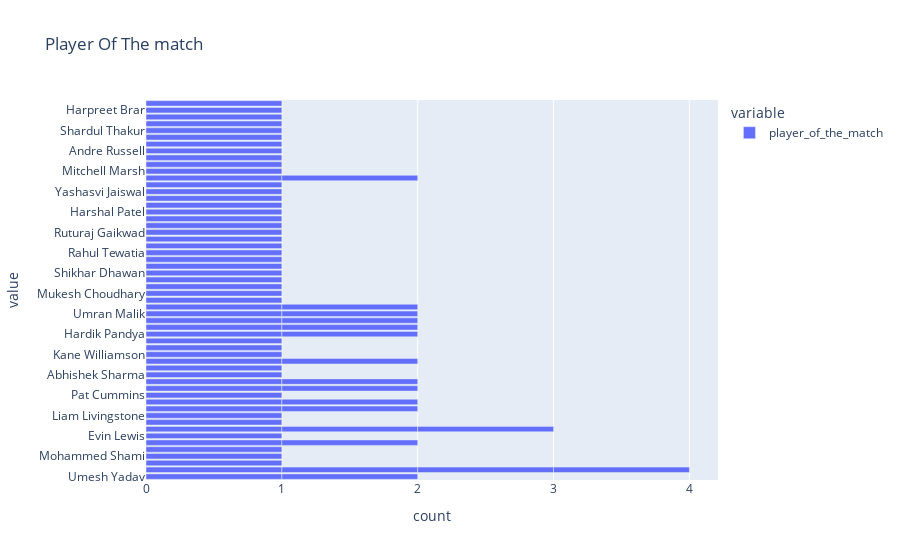

Here is the notebook cell this chart was saved with:
### Code cell
figure = px.bar(data,x =['player_of_the_match'], title = 'Player Of The match')
figure.show()

### Figure 1 — Plotly figure (JSON) as saved in the notebook; plotly's stock layout.template omitted (floating-point values rounded to 4 significant figures)
{"data": [{"alignmentgroup": "True", "hovertemplate": "variable=player_of_the_match<br>count=%{x}<br>value=%{y}<extra></extra>", "legendgroup": "player_of_the_match", "marker": {"color": "#636efa", "pattern": {"shape": ""}}, "name": "player_of_the_match", "offsetgroup": "player_of_the_match", "orientation": "h", "showlegend": true, "textposition": "auto", "type": "bar", "x": [1, 1, 1, 1, 1, 1, 1, 1, 1, 1, 1, 1, 1, 1, 1, 1, 1, 1, 1, 1, 1, 1, 1, 1, 1, 1, 1, 1, 1, 1, 1, 1, 1, 1, 1, 1, 1, 1, 1, 1, 1, 1, 1, 1, 1, 1, 1, 1, 1, 1, 1, 1, 1, 1, 1, 1, 1, 1, 1, 1, 1, 1, 1, 1, 1, 1, 1, 1, 1, 1, 1, 1, 1, 1], "xaxis": "x", "y": ["Umesh Yadav", "Kuldeep Yadav", "Odean Smith", "Mohammed Shami", "Sanju Samson", "Wanindu Hasaranga", "Evin Lewis", "Umesh Yadav", "Jos Buttler", "Lockie Ferguson", "Liam Livingstone", "Avesh Khan", "Dinesh Karthik", "Pat Cummins", "Quinton de Kock", "Shubman Gill", "Abhishek Sharma", "Anuj Rawat", "Kuldeep Yadav", "Yuzvendra Chahal", "Kane Williamson", "Shivam Dube", "Mayank Agarwal", "Hardik Pandya", "Rahul Tripathi", "K L Rahul", "Dinesh Karthik", "Umran Malik", "David Miller", "Yuzvendra Chahal", "Faf du Plessis", "Kuldeep Yadav", "Mukesh Choudhary", "Jos Buttler", "Rashid Khan", "Marco Jansen", "K L Rahul", "Shikhar Dhawan", "Riyan Parag", "Umran Malik", "Kuldeep Yadav", "Krunal Pandya", "Rahul Tewatia", "Suruakumar Yadav", "Mohsin Khan", "Ruturaj Gaikwad", "Rinku Singh", "Kagiso Rabada", "Harshal Patel", "David Warner", "Tim David", "Yashasvi Jaiswal", "Avesh Khan", "Wanindu Hasaranga", "Devon Conway", "Jasprit Bumrah", "Shubman Gill", "Mitchell Marsh", "Daniel Sams", "Jonny Bairstow", "Andre Russell", "W. Saha", "Trent Boult", "Shardul Thakur", "Rahul Tripathi", "Quinton de Kock", "Virat Kohli", "R Aswin", "Jasprit Bumrah", "Harpreet Brar", "David Miller", "Rajat Patidar", "Jos Buttler", "Hardik Pandya"], "yaxis": "y"}], "layout": {"barmode": "relative", "legend": {"title": {"text": "variable"}, "tracegroupgap": 0}, "title": {"text": "Player Of The match"}, "xaxis": {"anchor": "y", "domain": [0, 1], "title": {"text": "count"}}, "yaxis": {"anchor": "x", "domain": [0, 1], "title": {"text": "value"}}}}
